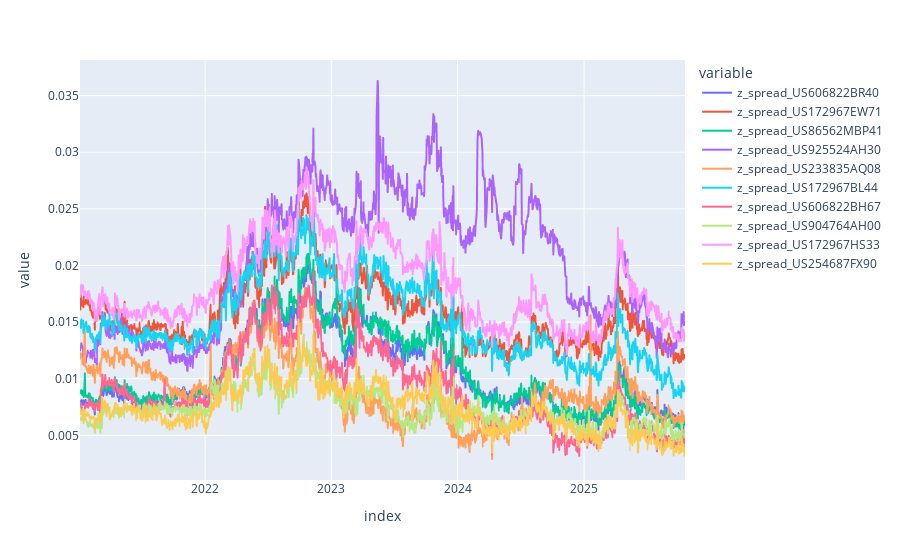

This figure's notebook cell:
### Code cell
# Convert the bond prices to z_spreads

z_spreads = {}

for date, row in tqdm(list(dirty_bond_prices.join(rates, how="inner").iterrows())):
    market_context = QLMarketContext(date, ql_env=ql_env, **row)
    market_context.update_ql_env()
    z_spreads[date] = {}
    for id, market_price in row[bond_prices.columns].items():
        isin = id.replace("price_", "")
        z_spread = calculate_z_spread(isin, market_price)
        z_spreads[date]["z_spread_" + isin] = z_spread

z_spreads = pd.DataFrame.from_dict(z_spreads, orient="index")
px.line(z_spreads)

### Figure 1 — Plotly figure (JSON) as saved in the notebook; plotly's stock layout.template omitted (floating-point values rounded to 4 significant figures; data arrays with more than 128 entries replaced by an {"elided": "..."} marker saying what was removed)
{"data": [{"hovertemplate": "variable=z_spread_US606822BR40<br>index=%{x}<br>value=%{y}<extra></extra>", "legendgroup": "z_spread_US606822BR40", "line": {"color": "#636efa", "dash": "solid"}, "marker": {"symbol": "circle"}, "mode": "lines", "name": "z_spread_US606822BR40", "showlegend": true, "type": "scattergl", "x": {"elided": "1231 str values"}, "xaxis": "x", "y": {"elided": "1231 float values"}, "yaxis": "y"}, {"hovertemplate": "variable=z_spread_US172967EW71<br>index=%{x}<br>value=%{y}<extra></extra>", "legendgroup": "z_spread_US172967EW71", "line": {"color": "#EF553B", "dash": "solid"}, "marker": {"symbol": "circle"}, "mode": "lines", "name": "z_spread_US172967EW71", "showlegend": true, "type": "scattergl", "x": {"elided": "1231 str values"}, "xaxis": "x", "y": {"elided": "1231 float values"}, "yaxis": "y"}, {"hovertemplate": "variable=z_spread_US86562MBP41<br>index=%{x}<br>value=%{y}<extra></extra>", "legendgroup": "z_spread_US86562MBP41", "line": {"color": "#00cc96", "dash": "solid"}, "marker": {"symbol": "circle"}, "mode": "lines", "name": "z_spread_US86562MBP41", "showlegend": true, "type": "scattergl", "x": {"elided": "1231 str values"}, "xaxis": "x", "y": {"elided": "1231 float values"}, "yaxis": "y"}, {"hovertemplate": "variable=z_spread_US925524AH30<br>index=%{x}<br>value=%{y}<extra></extra>", "legendgroup": "z_spread_US925524AH30", "line": {"color": "#ab63fa", "dash": "solid"}, "marker": {"symbol": "circle"}, "mode": "lines", "name": "z_spread_US925524AH30", "showlegend": true, "type": "scattergl", "x": {"elided": "1231 str values"}, "xaxis": "x", "y": {"elided": "1231 float values"}, "yaxis": "y"}, {"hovertemplate": "variable=z_spread_US233835AQ08<br>index=%{x}<br>value=%{y}<extra></extra>", "legendgroup": "z_spread_US233835AQ08", "line": {"color": "#FFA15A", "dash": "solid"}, "marker": {"symbol": "circle"}, "mode": "lines", "name": "z_spread_US233835AQ08", "showlegend": true, "type": "scattergl", "x": {"elided": "1231 str values"}, "xaxis": "x", "y": {"elided": "1231 float values"}, "yaxis": "y"}, {"hovertemplate": "variable=z_spread_US172967BL44<br>index=%{x}<br>value=%{y}<extra></extra>", "legendgroup": "z_spread_US172967BL44", "line": {"color": "#19d3f3", "dash": "solid"}, "marker": {"symbol": "circle"}, "mode": "lines", "name": "z_spread_US172967BL44", "showlegend": true, "type": "scattergl", "x": {"elided": "1231 str values"}, "xaxis": "x", "y": {"elided": "1231 float values"}, "yaxis": "y"}, {"hovertemplate": "variable=z_spread_US606822BH67<br>index=%{x}<br>value=%{y}<extra></extra>", "legendgroup": "z_spread_US606822BH67", "line": {"color": "#FF6692", "dash": "solid"}, "marker": {"symbol": "circle"}, "mode": "lines", "name": "z_spread_US606822BH67", "showlegend": true, "type": "scattergl", "x": {"elided": "1231 str values"}, "xaxis": "x", "y": {"elided": "1231 float values"}, "yaxis": "y"}, {"hovertemplate": "variable=z_spread_US904764AH00<br>index=%{x}<br>value=%{y}<extra></extra>", "legendgroup": "z_spread_US904764AH00", "line": {"color": "#B6E880", "dash": "solid"}, "marker": {"symbol": "circle"}, "mode": "lines", "name": "z_spread_US904764AH00", "showlegend": true, "type": "scattergl", "x": {"elided": "1231 str values"}, "xaxis": "x", "y": {"elided": "1231 float values"}, "yaxis": "y"}, {"hovertemplate": "variable=z_spread_US172967HS33<br>index=%{x}<br>value=%{y}<extra></extra>", "legendgroup": "z_spread_US172967HS33", "line": {"color": "#FF97FF", "dash": "solid"}, "marker": {"symbol": "circle"}, "mode": "lines", "name": "z_spread_US172967HS33", "showlegend": true, "type": "scattergl", "x": {"elided": "1231 str values"}, "xaxis": "x", "y": {"elided": "1231 float values"}, "yaxis": "y"}, {"hovertemplate": "variable=z_spread_US254687FX90<br>index=%{x}<br>value=%{y}<extra></extra>", "legendgroup": "z_spread_US254687FX90", "line": {"color": "#FECB52", "dash": "solid"}, "marker": {"symbol": "circle"}, "mode": "lines", "name": "z_spread_US254687FX90", "showlegend": true, "type": "scattergl", "x": {"elided": "1231 str values"}, "xaxis": "x", "y": {"elided": "1231 float values"}, "yaxis": "y"}], "layout": {"legend": {"title": {"text": "variable"}, "tracegroupgap": 0}, "margin": {"t": 60}, "xaxis": {"anchor": "y", "domain": [0, 1], "title": {"text": "index"}}, "yaxis": {"anchor": "x", "domain": [0, 1], "title": {"text": "value"}}}}
